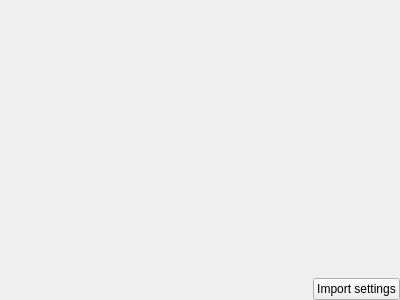
<?xml version="1.0" encoding="UTF-8"?>
<ui version="4.0">
 <class>ImportSettingPage</class>
 <widget class="QWidget" name="ImportSettingPage">
  <property name="geometry">
   <rect>
    <x>0</x>
    <y>0</y>
    <width>400</width>
    <height>300</height>
   </rect>
  </property>
  <layout class="QVBoxLayout" name="verticalLayout">
   <property name="leftMargin">
    <number>0</number>
   </property>
   <property name="topMargin">
    <number>0</number>
   </property>
   <property name="rightMargin">
    <number>0</number>
   </property>
   <property name="bottomMargin">
    <number>0</number>
   </property>
   <item>
    <widget class="PimCommon::CustomLogWidget" name="logSettings" native="true"/>
   </item>
   <item>
    <layout class="QHBoxLayout" name="horizontalLayout">
     <item>
      <spacer name="horizontalSpacer">
       <property name="orientation">
        <enum>Qt::Horizontal</enum>
       </property>
       <property name="sizeHint" stdset="0">
        <size>
         <width>40</width>
         <height>20</height>
        </size>
       </property>
      </spacer>
     </item>
     <item>
      <widget class="QPushButton" name="importSettings">
       <property name="text">
        <string>Import settings</string>
       </property>
      </widget>
     </item>
    </layout>
   </item>
  </layout>
 </widget>
 <customwidgets>
  <customwidget>
   <class>PimCommon::CustomLogWidget</class>
   <extends>QWidget</extends>
   <header location="global">PimCommon/CustomLogWidget</header>
   <container>1</container>
  </customwidget>
 </customwidgets>
 <resources/>
 <connections/>
</ui>
